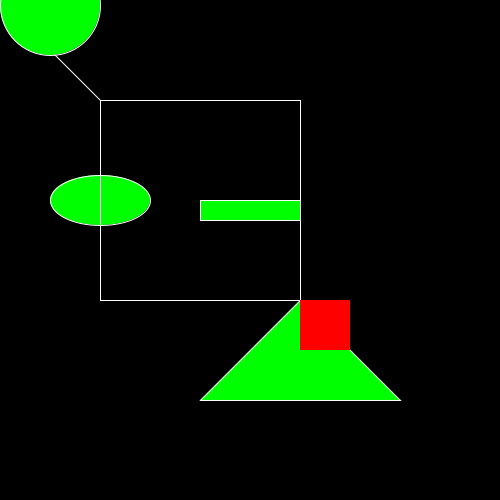
Frame 1 (no input)
Frame 60 (the mouse pressed at the canvas centre just before this capture): identical to frame 1, image omitted
Frame 120 (the mouse held since frame 60 and released just before this capture): identical to frame 1, image omitted

The Processing sketch that drew this single still picture (run headless with seeded random() and noise(); from frame 60 on, the mouse is pressed at the canvas centre):

// Processing sketch: basicdrawing
// ── basicdrawing.pde
void setup()
{
  size(500, 500);
  colorMode(RGB);
}


void draw()
{
  background(0);
  stroke(255);
  line(10, 10, 100, 100);
  fill(0, 255, 0);
  circle(50, 5, 100);
  ellipse(100, 200, 100, 50);
  rectMode(CORNER);
  rect(200, 200, 100, 20);
  point(300, 300);
  triangle(400, 400, 300, 300, 200, 400);
  noFill();
  rect(100, 100, 200, 200);
  noStroke();
  fill(255, 0, 0);
  rect(300, 300, 50, 50);
  
}
